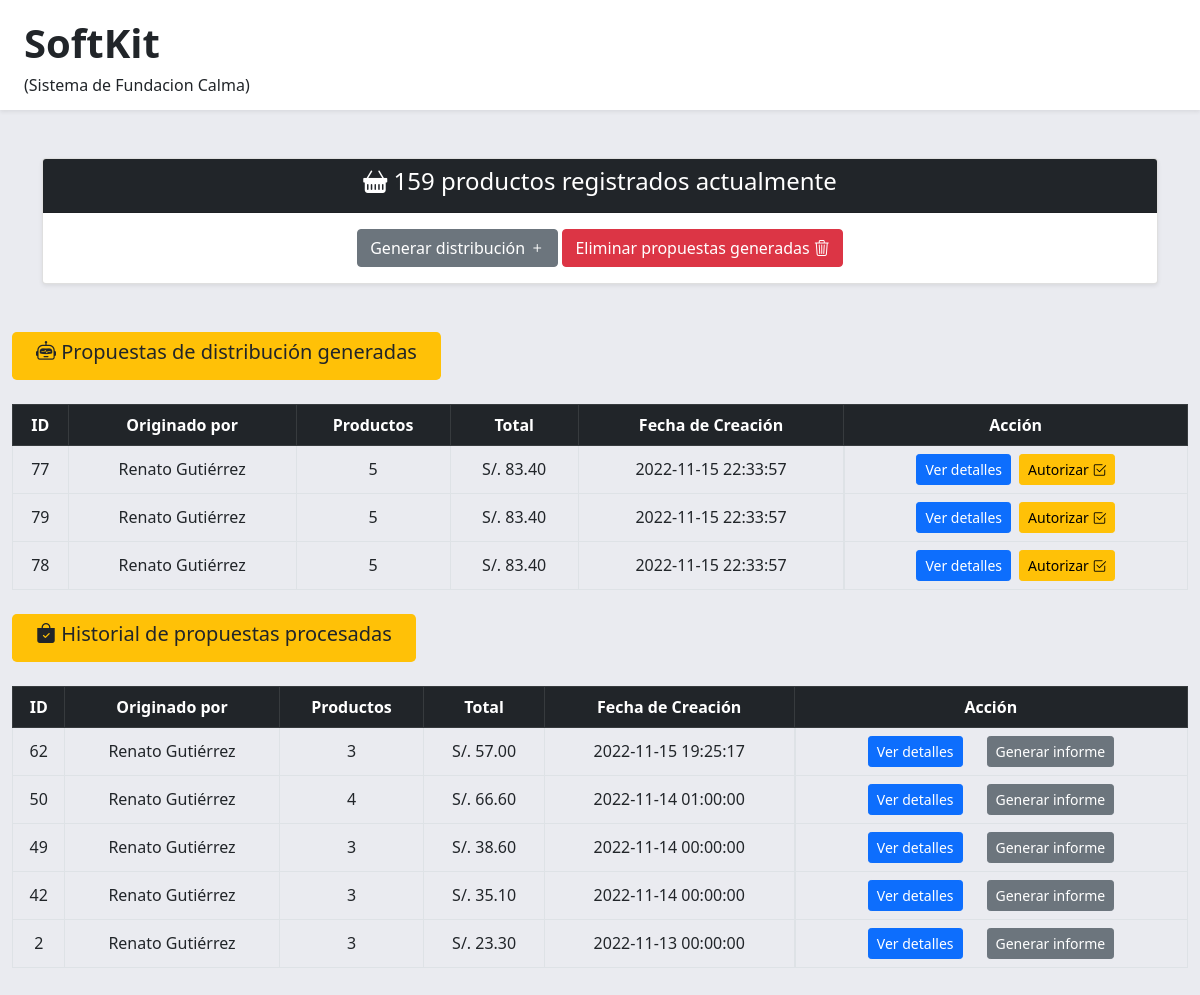
Page /pages/distribucion.php on the committed database.
### tables this page shows
CREATE TABLE `kit` (
  `id` int(11) NOT NULL,
  `usuario` int(11) NOT NULL,
  `total` decimal(11,2) NOT NULL,
  `fechaCreacion` datetime NOT NULL DEFAULT current_timestamp(),
  `fechaProcesada` datetime DEFAULT NULL,
  `estado` int(1) NOT NULL DEFAULT 1
);

### controller/index.php (called while the page is built, shortened)
<?php
function listAllKits(){
    try{
        $connection=Database::connect();
        $sql="SELECT k.id, CONCAT(u.nombre,' ',u.apellido) as usuario, (SELECT COUNT(*) FROM kit_x_producto kp
        WHERE kp.idKit = k.id) as productos, k.total, k.fechaCreacion FROM kit k JOIN usuario u WHERE u.id = k.usuario AND k.estado = 1 ORDER BY k.fechaCreacion DESC";
        $listKits=$connection->prepare($sql);
        $listKits->execute();
        $listKits=$listKits->fetchAll(PDO::FETCH_ASSOC);
        return $listKits;
    }catch(PDOException $e){
        debug_to_console($e);
    }
}
function listAllProcessedKits(){
    try{
        $connection=Database::connect();
        $sql="SELECT k.id, CONCAT(u.nombre,' ',u.apellido) as usuario, (SELECT COUNT(*) FROM kit_x_producto kp
        WHERE kp.idKit = k.id) as productos, k.total, k.fechaCreacion FROM kit k JOIN usuario u WHERE u.id = k.usuario AND k.estado = 2 ORDER BY k.fechaCreacion DESC";
        $listKits=$connection->prepare($sql);
        $listKits->execute();
        $listKits=$listKits->fetchAll(PDO::FETCH_ASSOC);
        return $listKits;
    }catch(PDOException $e){
        debug_to_console($e);
    }
}
function getAmountProducts(){
    try{
        $connection=Database::connect();
        $sql="SELECT SUM(`stock`) FROM `producto` WHERE `estado` = 1";
        $stmt=$connection->prepare($sql);
        $stmt->execute();
        $amount=$stmt->fetchColumn();
        return $amount;
    }catch(PDOException $e){
        debug_to_console($e);
    }
}
?>

### pages/distribucion.php (the view, shortened to what this page needs)
<!DOCTYPE html>
<html lang="es">
<head>
    <?php require("../partials/head.php"); ?>
</head>
<body class="bg-main">
<?php
    require("../partials/header.php");
    require_once("../controller/index.php");
    $amount = getAmountProducts();
    $data = listAllKits();
    $processedData = listAllProcessedKits();
?>
<div class="container mt-5">
<div class="card shadow-sm">
    <div class="card-header text-center p-2 text-white bg-dark">
        <h4 class="card-title"><i class="bi bi-basket-fill"></i> <?php echo $amount; ?> productos registrados actualmente</h4>
    </div>
    <div class="card-body text-center">
        <a class="btn btn-secondary" data-bs-toggle="modal" data-bs-target="#exampleModal" href="?nuevo=registro" role="button">Generar distribución <i class="bi bi-plus"></i></a>
        <a class="btn btn-danger" data-bs-toggle="modal" data-bs-target="#exampleModalDel">Eliminar propuestas generadas <i class="bi bi-trash3"></i></a>
    </div>
</div>
</div>
<div class="container-fluid mt-5 mb-5">
<div style="width: max-content;" class="p-2 px-4 text-center bg-warning rounded-3">
    <h5><i class="bi bi-robot"></i> Propuestas de distribución generadas</h5>
</div>
<table id="table_id" class="display table mt-4 mb-4 table-bordered">
    <thead class="table-dark text-center">
        <tr>
            <th>ID</th>
            <th>Originado por</th>
            <th>Productos</th>
            <th>Total</th>
            <th>Fecha de Creación</th>
            <th>Acción</th>
        </tr>
    </thead>
    <tbody>
        <?php foreach ($data as $value) { ?>
            <tr class="text-center align-middle">
                <td><?php echo $value['id']; ?></td>
                <td><?php echo $value['usuario']; ?></td>
                <td><?php echo $value['productos']; ?></td>
                <td>S/. <?php echo $value['total']; ?></td>
                <td><?php echo $value['fechaCreacion']; ?></td>
                <td class="d-flex justify-content-center gap-2">
                    <button type="button" onClick="verDetalles(<?php echo $value['id']; ?>)" class="btn btn-primary btn-sm">Ver detalles</button>
                    <a data-id="<?php echo $value['id']; ?>" class="btn btn-warning btn-sm" id="buttonProcess" data-bs-toggle="modal" data-bs-target="#processModal">Autorizar <i class="bi bi-check2-square"></i></a>
                </td>
            </tr>
        <?php } ?>
    </tbody>
</table>
<div style="width: max-content;" class="p-2 px-4 text-center bg-warning rounded-3">
    <h5><i class="bi bi-bag-check-fill"></i> Historial de propuestas procesadas</h5>
</div>
<table id="table_id" class="display table mt-4 table-bordered">
    <thead class="table-dark text-center mx-auto">
        <tr class="text-center align-middle">
            <th>ID</th>
            <th>Originado por</th>
            <th>Productos</th>
            <th>Total</th>
            <th>Fecha de Creación</th>
            <th>Acción</th>
        </tr>
    </thead>
    <tbody>
        <?php foreach ($processedData as $value) { ?>
            <tr class="text-center align-middle">
                <td><?php echo $value['id']; ?></td>
                <td><?php echo $value['usuario']; ?></td>
                <td><?php echo $value['productos']; ?></td>
                <td>S/. <?php echo $value['total']; ?></td>
                <td><?php echo $value['fechaCreacion']; ?></td>
                <td class="d-flex justify-content-center gap-4">
                    <button type="button" onClick="verDetalles(<?php echo $value['id']; ?>)" class="btn btn-primary btn-sm">Ver detalles</button>
                    <button class="btn btn-secondary btn-sm">Generar informe</button>
                </td>
            </tr>
        <?php } ?>
    </tbody>
</table>
</div>
</body>
</html>

### assets/main.css (style rules this page uses)
.bg-main { background: #eaebf0; }

### rows in the picture
kit: id "77", usuario "Renato Gutiérrez", productos "5", total "83.40", fechaCreacion "2022-11-15 22:33:57"
kit: id "79", usuario "Renato Gutiérrez", productos "5", total "83.40", fechaCreacion "2022-11-15 22:33:57"
kit: id "78", usuario "Renato Gutiérrez", productos "5", total "83.40", fechaCreacion "2022-11-15 22:33:57"
kit: id "62", usuario "Renato Gutiérrez", productos "3", total "57.00", fechaCreacion "2022-11-15 19:25:17"
kit: id "50", usuario "Renato Gutiérrez", productos "4", total "66.60", fechaCreacion "2022-11-14 01:00:00"
kit: id "49", usuario "Renato Gutiérrez", productos "3", total "38.60", fechaCreacion "2022-11-14 00:00:00"
kit: id "42", usuario "Renato Gutiérrez", productos "3", total "35.10", fechaCreacion "2022-11-14 00:00:00"
kit: id "2", usuario "Renato Gutiérrez", productos "3", total "23.30", fechaCreacion "2022-11-13 00:00:00"

### other values in the picture
$amount "159"
